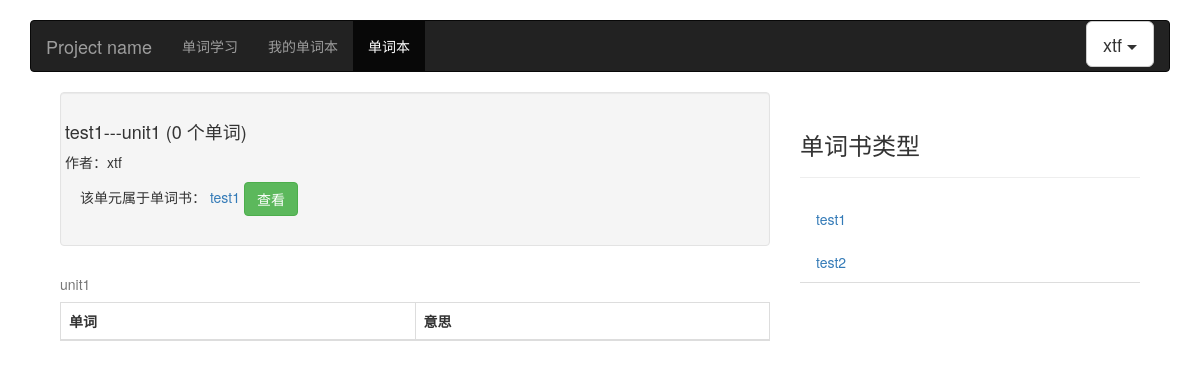
Page /learn/wordbook/wordbookunit/wordlist?id=1 on the earlier database version.
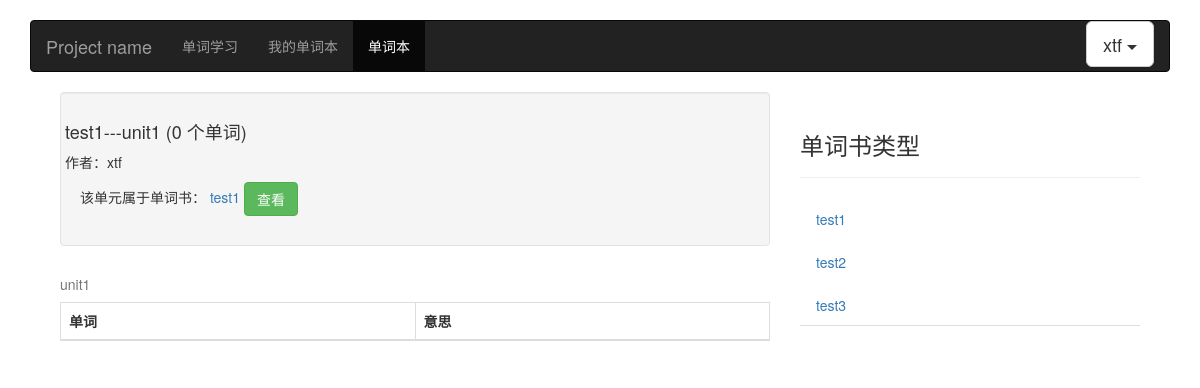
Same page on the later database version.
### learn/models.py (models this page shows, shortened)
class WordBook(models.Model):
    title = models.CharField(blank=True, max_length=50,
                                   verbose_name=u"书名")
    description = models.CharField(blank=True, max_length=200,
                                   verbose_name=u"描述")
    uploaded_user = models.ForeignKey(User, verbose_name=u"上传人", on_delete=models.CASCADE)
    word_num = models.IntegerField(default=1000, verbose_name=u"单词数")
    class Meta:
        verbose_name = u"单词本"
        verbose_name_plural = verbose_name

### learn/views.py (the view)
# urls.py: path('wordbook/wordbookunit/wordlist', views.wordlist, name='wordlist'),
def wordlist(request):
    passed = {}
    passed['wordbook_info'] = get_all_books()
    if request.method == "GET":
        if 'id' in request.GET:
            unit_id = request.GET['id']
            get_unit = WordUnit.objects.get(id=unit_id)
            get_book = get_unit.book
            passed['title'] = get_book.title
            passed['unit'] = 'unit' + str(get_unit.unit_order)
            passed['word_num'] = get_unit.word_num
            passed['uploaded_user'] = get_book.uploaded_user.username
            passed['username'] = get_book.uploaded_user.username
            passed['wordbook_id'] = get_book.id
            all_words = WordInUnit.objects.filter(wordunit=get_unit)
            words_list = []
            for wordunit in all_words:
                word_info = {}
                word_info['spelling'] = wordunit.word.spelling
                word_info['mean'] = wordunit.word.meaning
                words_list.append(word_info)
            passed['all_words'] = words_list
    return render(request, 'wordlist.html', passed)

### learn/views.py (called while the page is built)
def get_all_books():
    all_wordbooks = WordBook.objects.all()
    wordbook_info = []
    for wordbook in all_wordbooks:
        info = {}
        info['title'] = wordbook.title
        info['description'] = wordbook.description
        info['uploaded_user'] = wordbook.uploaded_user.username
        info['word_num'] = wordbook.word_num
        info['wordbook_id'] = wordbook.id
        wordbook_info.append(info)
    return wordbook_info

### learn/templates/wordlist.html (shortened to what this page needs)
<!DOCTYPE html>
{% load static %}
<html lang="zh-CN">
  <head>
    <link href="https://cdn.bootcss.com/bootstrap/3.3.7/css/bootstrap.min.css" rel="stylesheet">
    <link href="{% static 'css/font-awesome.min.css' %}" rel="stylesheet">
    <link href="{% static 'css/ie10-viewport-bug-workaround.css'%}" rel="stylesheet">
    <link href="{% static 'css/navbar.css'%}" rel="stylesheet">
    <link rel="stylesheet" type="text/css" href="{% static 'css/wordbook.css'%}">
  </head>
  <body>
    <div class="container">
      <nav class="navbar navbar-inverse">
        <div class="container-fluid">
          <div class="navbar-header">
            <a class="navbar-brand" href="#">Project name</a>
          </div>
          <div id="navbar" class="navbar-collapse collapse">
            <ul class="nav navbar-nav">
                <li><a href="{% url 'learnindex' %}">单词学习</a></li>
                <li><a href="{% url 'mywordbook' %}">我的单词本</a></li>
                <li class="active"><a href="{% url 'wordbook' %}">单词本</a></li>
            </ul>
            <ul class="nav navbar-nav navbar-right">
              <div class="btn-group">
              <button type="button" class="btn btn-default btn-lg dropdown-toggle" data-toggle="dropdown" aria-haspopup="true" aria-expanded="false">
                {{username}} <span class="caret"></span>
              </button>
            </div>
            </ul>
          </div>
        </div>
      </nav>
      <div class="container-fluid">
        <div class="row-fluid">
          <div class="col-md-8">
                <div class="well">
                  <div class="row">
                    <div class="span6">
                      <h4>
                        {{title}}---{{unit}}  ({{word_num}} 个单词)
                      </h4>
                      <p>作者：{{uploaded_user}}</p>
                    </div>
                  </div>
                  <div class="wordbook-contains-this-wordlist">
                    <p>
                        该单元属于单词书：
                        <a href="{% url 'wordbookunit' %}?id={{wordbook_id}}">{{title}}</a>
                        <a class="btn btn-success btn-mini" href="{% url 'wordbookunit' %}?id={{wordbook_id}}">查看</a>
                    </p>
                  </div>
                </div>
                <table class="table table-bordered table-striped">
                    <caption>{{unit}}</caption>
                    <thead>
                        <tr>
                          <th>单词</th>
                          <th>意思</th>
                        </tr>
                      </thead>
                </table>
          </div>
          <div class="col-md-4">
            <div class="page-header">
                    <h3>单词书类型</h3>
            </div>
            <ul class="nav nav-tabs nav-stacked">
                {% for book in wordbook_info %}
                    <li data="10"><a href="{% url 'wordbookunit' %}?id={{book.wordbook_id}}">{{book.title}}</a></li>
                {% endfor %}
            </ul>
          </div>
        </div>
      </div>
    </div>
  </body>
</html>

Differences in the rows shown:
added WordBook: title "test3"
